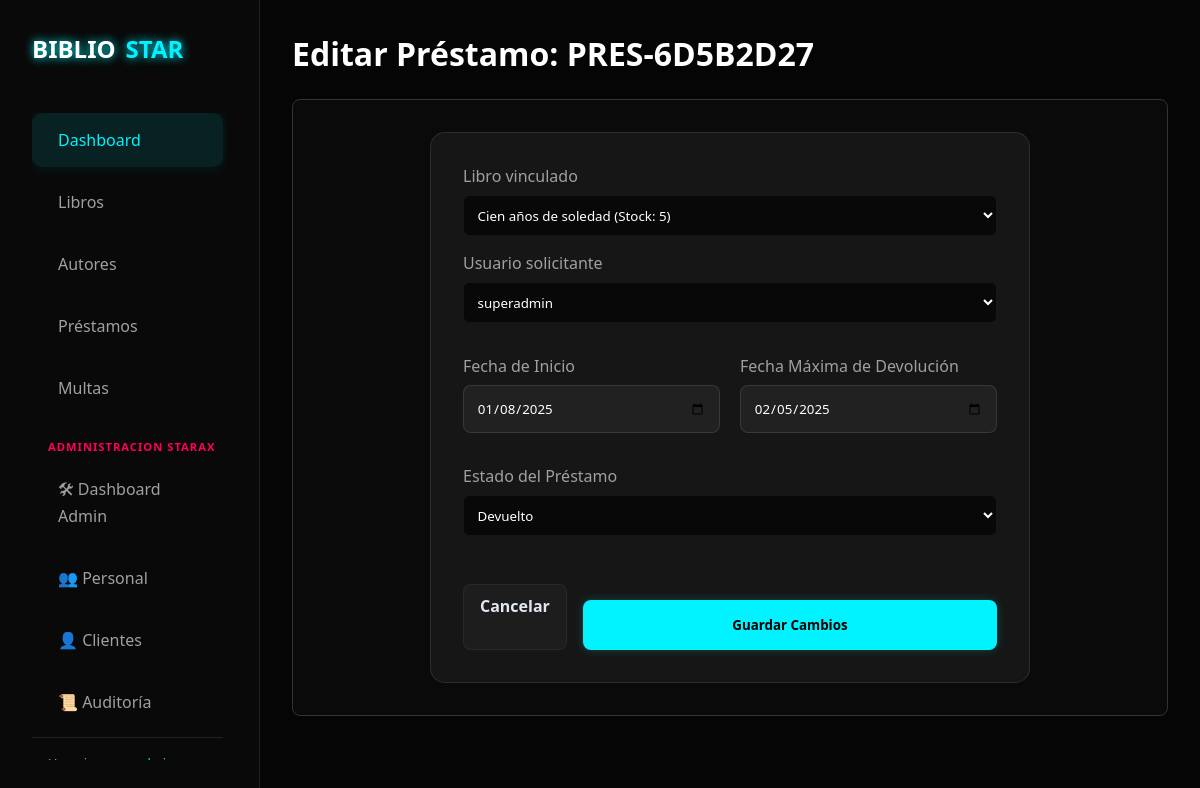
/prestamos/1/editar/ (signed in), run on the app's committed database.
### gestion/models.py (models this page shows, shortened)
class Prestamos(models.Model):
    codigo = models.CharField(max_length=20, unique=True, editable=False, null=True) # null=True temporalmente para evitar error en migracion directa
    libro = models.ForeignKey(Libro, related_name="Prestamos", on_delete= models.PROTECT)
    usuario = models.ForeignKey(settings.AUTH_USER_MODEL, related_name="Prestamos" , on_delete= models.PROTECT)
    fecha = models.DateField(default=timezone.now)
    fecha_max = models.DateField()
    fecha_devolucion = models.DateField(blank=True, null=True) #Permite a django grabar en blanco y en nulo
    ESTADOS = (
        ('solicitado', 'Solicitado'),
        ('prestado', 'Prestado'),
        ('devuelto', 'Devuelto'),
        ('multado', 'Multado'),
        ('rechazado', 'Rechazado'),
    )
    estado = models.CharField(max_length=20, choices=ESTADOS, default='solicitado')
    renovaciones = models.PositiveIntegerField(default=0)
    class Meta:
        permissions = (
            ("ver_prestamos", "Puede Ver Prestamos"),
            ("gestionar_prestamos", "Puede Gestionar Prestamos"),
        )

class Libro(models.Model):
    titulo=models.CharField(max_length=50)
    autor=models.ForeignKey(Autor,related_name="Libro", on_delete= models.PROTECT)
    categorias = models.ManyToManyField(Categoria, blank=True)
    stock = models.PositiveIntegerField(default=1)
    bibliografia  = models.CharField(max_length=200, blank= True, null= True)
    isbn = models.CharField(max_length=13, blank=True, null=True, unique=True)
    imagen = models.ImageField(upload_to='libros/', blank=True, null=True)

### gestion/views.py (the view, shortened to what this page needs)
# urls.py: path('prestamos/<int:id>/editar/', editar_prestamo, name="editar_prestamo"),
@user_passes_test(es_personal_biblioteca)
@login_required
def editar_prestamo(request, id):
    prestamo = get_object_or_404(Prestamos, id=id)
    libros = Libro.objects.all()
    usuarios = User.objects.all()
    return render(request, 'editar_prestamo.html', {'prestamo': prestamo, 'libros': libros, 'usuarios': usuarios})

### gestion/views.py (called while the page is built)
def es_personal_biblioteca(user):
    return user.is_superuser or user.groups.filter(name__in=['Bibliotecario', 'Administrador']).exists()

### gestion/templates/editar_prestamo.html (shortened to what this page needs)
{% extends 'index.html' %}
{% block contenido %}
<div class="section-header">
    <h2>Editar Préstamo: {{ prestamo.codigo }}</h2>
</div>
<div class="card"
    style="padding: 2rem; border: 1px solid #333; border-radius: 8px; background: rgba(255,255,255,0.02);">
    <form method="post">
        <label for="id_libro">Libro vinculado</label>
        <select id="id_libro" name="libro" class="select-dark" required>
            {% for libro in libros %}
            <option value="{{ libro.id }}" {% if libro.id == prestamo.libro.id %}selected{% endif %}>
                {{ libro.titulo }} (Stock: {{ libro.stock }})
            </option>
            {% endfor %}
        </select>
        <label for="id_usuario">Usuario solicitante</label>
        <select id="id_usuario" name="usuario" class="select-dark" required>
            {% for usuario in usuarios %}
            <option value="{{ usuario.id }}" {% if usuario.id == prestamo.usuario.id %}selected{% endif %}>
                {{ usuario.username }}
            </option>
            {% endfor %}
        </select>
        <div style="display: grid; grid-template-columns: 1fr 1fr; gap: 20px; margin-top: 1rem;">
            <div>
                <label for="id_fecha">Fecha de Inicio</label>
                <input type="date" id="id_fecha" name="fecha" value="{{ prestamo.fecha|date:'Y-m-d' }}" required>
            </div>
            <div>
                <label for="id_fecha_max">Fecha Máxima de Devolución</label>
                <input type="date" id="id_fecha_max" name="fecha_max" value="{{ prestamo.fecha_max|date:'Y-m-d' }}"
                    required>
            </div>
        </div>
        <label for="id_estado" style="margin-top: 1rem; display: block;">Estado del Préstamo</label>
        <select id="id_estado" name="estado" class="select-dark" required>
            {% for val, label in prestamo.ESTADOS %}
            <option value="{{ val }}" {% if val == prestamo.estado %}selected{% endif %}>{{ label }}</option>
            {% endfor %}
        </select>
        <div style="display: flex; gap: 1rem; justify-content: flex-end; margin-top: 2rem;">
            <a href="{% url 'lista_prestamos' %}" class="btn btn-secondary" style="text-decoration: none;">Cancelar</a>
            <button type="submit" class="btn btn-primary">Guardar Cambios</button>
        </div>
    </form>
</div>
{% endblock %}

### gestion/templates/index.html (style rules this page uses)
:root { --bg-color: #050505; --card-bg: rgba(30, 30, 30, 0.6); --text-color: #ffffff; --text-muted: #a0a0a0; --neon-blue: #00f3ff; --neon-red: #ff0055; --neon-green: #00ff9d; --glass-border: 1px solid rgba(255, 255, 255, 0.1); }
* { margin: 0; padding: 0; box-sizing: border-box; font-family: 'Segoe UI', Tahoma, Geneva, Verdana, sans-serif; }
body { background-color: var(--bg-color); color: var(--text-color); min-height: 100vh; display: flex; }
h2 { font-size: 2rem; font-weight: 600; }
.section-header { display: flex; justify-content: space-between; align-items: center; margin-bottom: 1.5rem; }
form { max-width: 600px; margin: 0 auto; background: var(--card-bg); padding: 2rem; border-radius: 15px; border: var(--glass-border); }
input, select, textarea { width: 100%; padding: 0.8rem; margin-bottom: 1rem; background: rgba(255, 255, 255, 0.05); border: 1px solid rgba(255, 255, 255, 0.1); border-radius: 8px; color: var(--text-color); outline: none; transition: 0.3s; }
select, select.select-dark { background: rgba(0,0,0,0.6); color: #fff; border: 1px solid rgba(255,255,255,0.06); border-radius: 6px; padding: 0.6rem; }
select option { background: rgba(0,0,0,0.85); color: #fff; }
.btn { padding: 0.6rem 1rem; border-radius: 8px; border: none; cursor: pointer; font-weight: 600; transition: box-shadow .2s, transform .08s; }
.btn-primary { background: var(--neon-blue); color: #000; box-shadow: 0 0 10px rgba(0,243,255,0.2); }
.btn-secondary { background: rgba(255,255,255,0.03); color: #e2e8f0; border: 1px solid rgba(255,255,255,0.05); }
label { display: block; margin-bottom: 0.5rem; color: var(--text-muted); }
button[type="submit"] { background: var(--neon-blue); color: #000; padding: 1rem 2rem; border: none; border-radius: 8px; font-weight: bold; cursor: pointer; transition: 0.3s; width: 100%; margin-top: 1rem; }

### data on the page
Prestamos: codigo "PRES-6D5B2D27", libro "Cien años de soledad (Stock: 5)", usuario "superadmin", fecha "01/08/2025", fecha_max "02/05/2025", estado "Devuelto"
